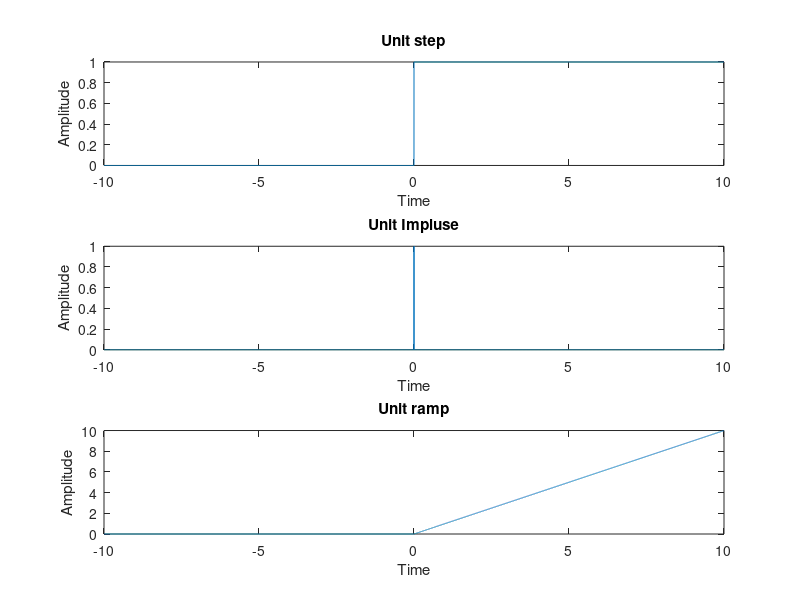

Here is the MATLAB script that generated this plot:
clc;
clear all;
close all;

t=-10:0.001:10;
step= t>= 0;
impulse= t==0;
ramp= (t>=0).*t;

subplot(3,1,1);
plot(t,step);
xlabel('Time');
ylabel('Amplitude');
title('Unit step');

subplot(3,1,2);
plot(t,impulse);
xlabel('Time');
ylabel('Amplitude');
title('Unit Impluse');

subplot(3,1,3);
plot(t,ramp);
xlabel('Time');
ylabel('Amplitude');
title('Unit ramp');
